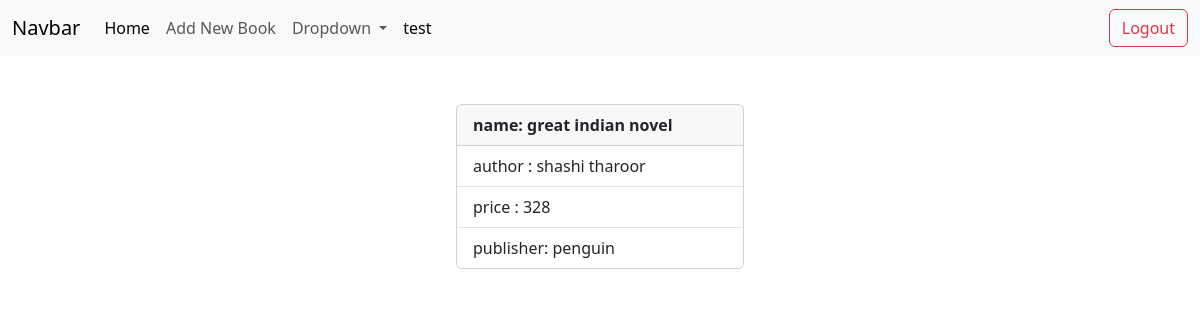
The page /books/4 (signed in) on the database its author committed.
### book/models.py (models this page shows, shortened)
class Books(models.Model):
    name=models.CharField(max_length=200,unique=True)
    author=models.CharField(max_length=200)
    price=models.PositiveIntegerField()
    publisher=models.CharField(max_length=200)
    genre=models.CharField(max_length=200,null=True)
    picture=models.ImageField(upload_to="images",null=True)

### book/views.py (the view)
# urls.py: path("books/<int:pk>",views.BookDetailView.as_view(),name="book-detail"),
@method_decorator(signin_required,name="dispatch")
class BookDetailView(View):
    def get(self,request,*args,**kwargs):
        if not request.user.is_authenticated:
            messages.error(request,"invalid session")
            return redirect("signin")
        id=kwargs.get("pk")
        qs=Books.objects.get(id=id)
        return render(request,"book_detail.html",{"data":qs})

### book/views.py (called while the page is built)
def signin_required(fn):
    def wrapper(request,*args,**kwargs):
        if not request.user.is_authenticated:
            messages.error(request,"invalid session")
            return redirect("signin")
        else:
            return fn(request,*args,**kwargs)
    return wrapper

### book/templates/book_detail.html (shortened to what this page needs)
{%extends 'base.html'%}
{%block body_block%}
<div class="container d-flex justify-content-center mt-5">
  <div class="card" style="width: 18rem;">
      <div class="card-header">
        <strong>name: {{data.name}}</strong>
      </div>
      <ul class="list-group list-group-flush">
        <li class="list-group-item">author : {{data.author}}</li>
        <li class="list-group-item">price : {{data.price}}</li>
        <li class="list-group-item">publisher: {{data.publisher}}</li>
      </ul>
    </div>
</div>
{%endblock%}

### book/templates/base.html (shortened to what this page needs)
<!DOCTYPE html>
<html lang="en">
<head>
    <link href="https://cdn.jsdelivr.net/npm/bootstrap@5.3.2/dist/css/bootstrap.min.css" rel="stylesheet">
</head>
<body>
    <nav class="navbar navbar-expand-lg bg-body-tertiary">
        <div class="container-fluid">
          <a class="navbar-brand" href="#">Navbar</a>
          <div class="collapse navbar-collapse" id="navbarSupportedContent">
            <ul class="navbar-nav me-auto mb-2 mb-lg-0">
              <li class="nav-item">
                <a class="nav-link active" aria-current="page" href="{%url 'book-all'%}">Home</a>
              </li>
              <li class="nav-item">
                <a class="nav-link" href="{%url 'book-add'%}">Add New Book</a>
              </li>
              <li class="nav-item dropdown">
                <a class="nav-link dropdown-toggle" href="#" role="button" data-bs-toggle="dropdown" aria-expanded="false">
                  Dropdown
                </a>
              </li>
              <li class="nav-item">
                <a class="nav-link active" aria-current="page" href="">{{request.user}}</a>
              </li>
            </ul>
            <div>
                <a href="{%url 'signout'%}" class="btn btn-outline-danger">Logout</a>
            </div>
          </div>
        </div>
      </nav>
    {%block body_block%}
    {%endblock%}
</body>
</html>

### rows shown on the page
Books: name "great indian novel", author "shashi tharoor", price "328", publisher "penguin"

### other values the page prints
{{ request.user }} "test"
